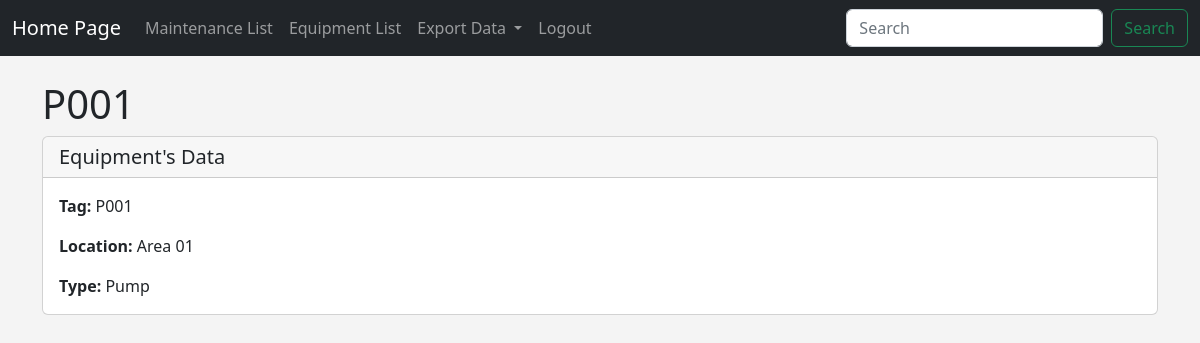
The app's page /show_equipment/1 (signed in) with its own data.
### App_System/models.py (models this page shows)
class Equipment(models.Model):
    tag = models.CharField('Equipment Tag', max_length=120)
    address = models.CharField(max_length=300)
    type = models.CharField('Type', max_length=60)
    def __str__(self):
        return self.tag

### App_System/views.py (the view)
# urls.py: path('show_equipment/<equipment_id>', views.show_equipment, name='show_equipment'),
def show_equipment(request, equipment_id):
    equipment = Equipment.objects.get(pk=equipment_id)
    return render(request, 'maintenances/show_equipment_data.html', {
    "equipment": equipment,
})

### App_System/templates/maintenances/show_equipment_data.html
{% extends 'maintenances/base.html' %}
{% block content %}
{% if user.is_authenticated %}
<h1> {{equipment}} </h1>
<div class="card">
    <h5 class="card-header">Equipment's Data</h5>
    <div class="card-body">
        <p class="card-text"> <strong>Tag:</strong>      {{ equipment.tag }} </p>
        <p class="card-text"> <strong>Location:</strong> {{ equipment.address }} </p>
        <p class="card-text"> <strong>Type:</strong>     {{ equipment.type }} </p>
    </div>
  </div>
  <br/>
  <br/>
{% else %}
<h1> Sorry! You must be logged in to view this page... </h1>
{% endif %}
{% endblock %}

### App_System/templates/maintenances/base.html (style rules this page uses)
body { background: #f4f4f4; }

### records on screen
Equipment: tag "P001", address "Area 01", type "Pump"
